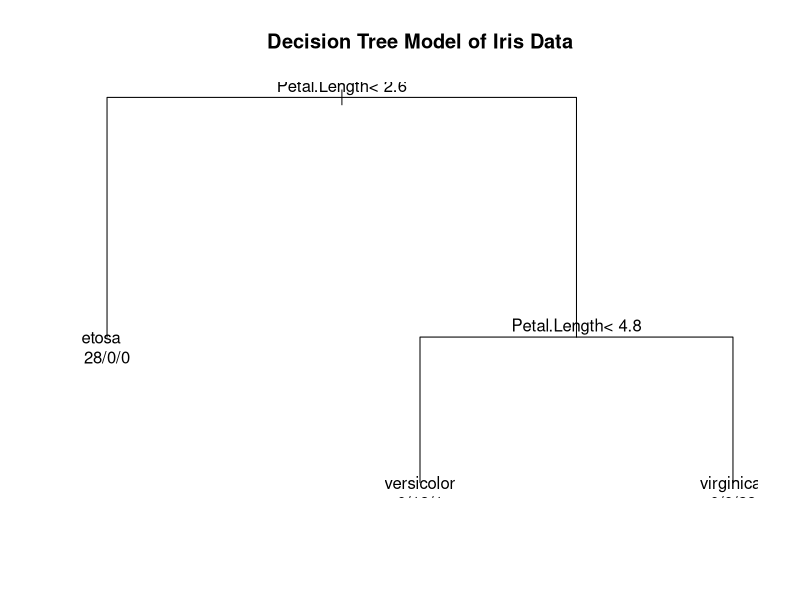

Generate this figure with R:
###################################################################################
## This code is part of Data Science Dojo's bootcamp
## Copyright (C) 2015

## Objective: Machine learning of iris species classification with decision tree
## Data source: iris data set (included in R)	
## Please install "rpart" package: install.packages("rpart")
###################################################################################

## load the rpart library
library(rpart)

## DATA EXPLORATION
## load the iris data in R
data(iris)
## explore the data set
str(iris)
dim(iris)

## BUILD MODEL
## randomly choose 1/2 of the data set as training data
random.rows.train <- sample(1:nrow(iris), 0.5*nrow(iris), replace=F)
iris.train <- iris[random.rows.train,]
dim(iris.train)
## select the other 1/2 left as the testing data
random.rows.test <- setdiff(1:nrow(iris),random.rows.train)
iris.test <- iris[random.rows.test,]
dim(iris.test)
## fitting decision model on training set 
iris.model <- rpart(Species~., data = iris.train)

## VISUALIZE THE MODEL
## visualize the tree structure
plot(iris.model)
title(main = "Decision Tree Model of Iris Data")
text(iris.model, use.n = TRUE)

## MODEL EVALUATION
## make prediction using decision model
iris.test.predictions <- predict(iris.model, iris.test, type = "class")
## extract out the observations in testing set
iris.test.observations <- iris.test$Species
## show the confusion matrix
confusion.matrix <- table(iris.test.predictions, iris.test.observations)
confusion.matrix




